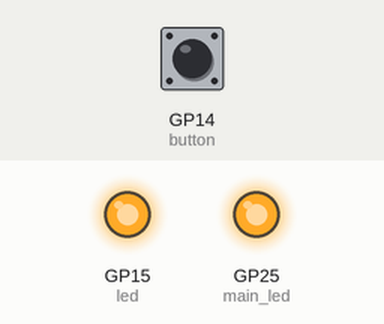
This program was run on a simulated Raspberry Pi Pico running MicroPython. Parts: output pins drawn as LEDs (lit = HIGH). Inputs (shaded band) come from the test bench; at power-on: GP14 (button) LOW. Random numbers come from a fixed seed; what the program prints to the serial console is not drawn.

Above: at 0.1 s.
At 7.0 s:
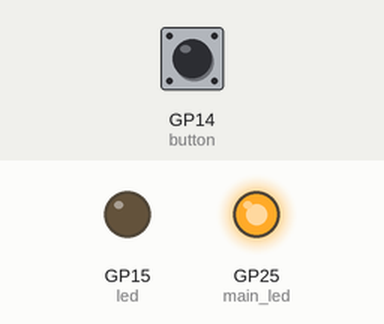
7.1 s: GP14 (button) pulled HIGH for 0.15 s
Timing chart, 0 to 10.1 s (numbered marks = the images above; inputs shaded):
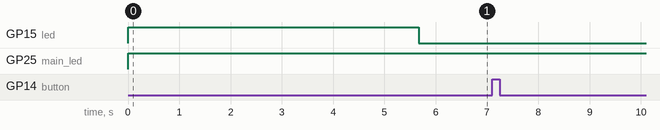

Measured:
- after the input at 7.1 s, every drawn part: stays the same

The program:

main.py
```python
from machine import Pin
from time import sleep, ticks_ms, ticks_diff
from random import uniform

main_led = Pin(25, Pin.OUT)
button = Pin(14, Pin.IN, Pin.PULL_DOWN)
led = Pin(15, Pin.OUT)

main_led.on()

pressed = False

def button_handler(pin):
    global pressed

    if not pressed:
        pressed = True
        reaction_time = ticks_diff(ticks_ms(), start_time)
        print("Reaction time: {} ms".format(reaction_time))

led.value(1)
sleep(uniform(5, 10))
led.value(0)

start_time = ticks_ms()

button.irq(trigger=Pin.IRQ_RISING, handler=button_handler)
```
